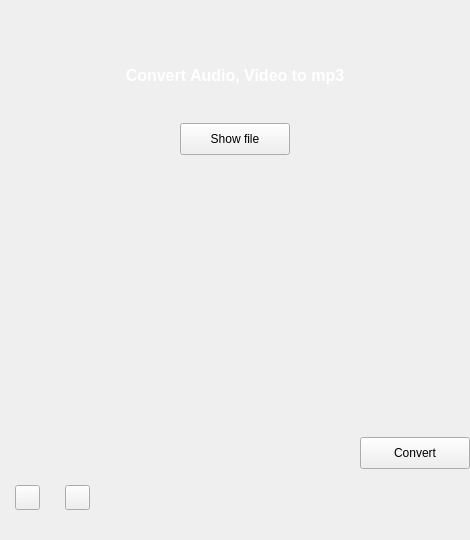
<?xml version="1.0" encoding="UTF-8"?>
<ui version="4.0">
 <class>MainWindow</class>
 <widget class="QMainWindow" name="MainWindow">
  <property name="geometry">
   <rect>
    <x>0</x>
    <y>0</y>
    <width>470</width>
    <height>540</height>
   </rect>
  </property>
  <property name="minimumSize">
   <size>
    <width>470</width>
    <height>540</height>
   </size>
  </property>
  <property name="acceptDrops">
   <bool>false</bool>
  </property>
  <property name="windowTitle">
   <string>MainWindow</string>
  </property>
  <widget class="QWidget" name="centralwidget">
   <property name="minimumSize">
    <size>
     <width>470</width>
     <height>540</height>
    </size>
   </property>
   <widget class="QWidget" name="totalWidget" native="true">
    <property name="geometry">
     <rect>
      <x>0</x>
      <y>0</y>
      <width>470</width>
      <height>520</height>
     </rect>
    </property>
    <property name="minimumSize">
     <size>
      <width>470</width>
      <height>520</height>
     </size>
    </property>
    <layout class="QVBoxLayout" name="verticalLayout">
     <item>
      <spacer name="verticalSpacer_2">
       <property name="orientation">
        <enum>Qt::Vertical</enum>
       </property>
       <property name="sizeType">
        <enum>QSizePolicy::Preferred</enum>
       </property>
       <property name="sizeHint" stdset="0">
        <size>
         <width>20</width>
         <height>34</height>
        </size>
       </property>
      </spacer>
     </item>
     <item>
      <widget class="QLabel" name="label">
       <property name="minimumSize">
        <size>
         <width>400</width>
         <height>25</height>
        </size>
       </property>
       <property name="font">
        <font>
         <pointsize>12</pointsize>
         <bold>true</bold>
        </font>
       </property>
       <property name="styleSheet">
        <string notr="true">color: rgb(255, 255, 255);</string>
       </property>
       <property name="text">
        <string>Convert Audio, Video to mp3</string>
       </property>
       <property name="alignment">
        <set>Qt::AlignCenter</set>
       </property>
      </widget>
     </item>
     <item>
      <layout class="QHBoxLayout" name="horizontalLayout_3">
       <item>
        <spacer name="horizontalSpacer_3">
         <property name="orientation">
          <enum>Qt::Horizontal</enum>
         </property>
         <property name="sizeHint" stdset="0">
          <size>
           <width>40</width>
           <height>20</height>
          </size>
         </property>
        </spacer>
       </item>
       <item>
        <widget class="QPushButton" name="showFileButton">
         <property name="minimumSize">
          <size>
           <width>110</width>
           <height>32</height>
          </size>
         </property>
         <property name="maximumSize">
          <size>
           <width>110</width>
           <height>32</height>
          </size>
         </property>
         <property name="text">
          <string>Show file</string>
         </property>
        </widget>
       </item>
       <item>
        <spacer name="horizontalSpacer_4">
         <property name="orientation">
          <enum>Qt::Horizontal</enum>
         </property>
         <property name="sizeHint" stdset="0">
          <size>
           <width>40</width>
           <height>20</height>
          </size>
         </property>
        </spacer>
       </item>
      </layout>
     </item>
     <item>
      <widget class="QWidget" name="dropWidget" native="true">
       <property name="minimumSize">
        <size>
         <width>450</width>
         <height>200</height>
        </size>
       </property>
      </widget>
     </item>
     <item>
      <spacer name="verticalSpacer">
       <property name="orientation">
        <enum>Qt::Vertical</enum>
       </property>
       <property name="sizeType">
        <enum>QSizePolicy::Preferred</enum>
       </property>
       <property name="sizeHint" stdset="0">
        <size>
         <width>20</width>
         <height>70</height>
        </size>
       </property>
      </spacer>
     </item>
     <item>
      <layout class="QHBoxLayout" name="horizontalLayout">
       <item>
        <spacer name="horizontalSpacer">
         <property name="orientation">
          <enum>Qt::Horizontal</enum>
         </property>
         <property name="sizeHint" stdset="0">
          <size>
           <width>298</width>
           <height>20</height>
          </size>
         </property>
        </spacer>
       </item>
       <item>
        <widget class="QPushButton" name="startButton">
         <property name="minimumSize">
          <size>
           <width>110</width>
           <height>32</height>
          </size>
         </property>
         <property name="maximumSize">
          <size>
           <width>110</width>
           <height>32</height>
          </size>
         </property>
         <property name="text">
          <string>Convert</string>
         </property>
        </widget>
       </item>
      </layout>
     </item>
     <item>
      <layout class="QHBoxLayout" name="horizontalLayout_2">
       <property name="spacing">
        <number>25</number>
       </property>
       <property name="leftMargin">
        <number>15</number>
       </property>
       <property name="topMargin">
        <number>10</number>
       </property>
       <property name="rightMargin">
        <number>10</number>
       </property>
       <property name="bottomMargin">
        <number>10</number>
       </property>
       <item>
        <widget class="QPushButton" name="settingsButton">
         <property name="sizePolicy">
          <sizepolicy hsizetype="Fixed" vsizetype="Fixed">
           <horstretch>0</horstretch>
           <verstretch>0</verstretch>
          </sizepolicy>
         </property>
         <property name="minimumSize">
          <size>
           <width>25</width>
           <height>25</height>
          </size>
         </property>
         <property name="maximumSize">
          <size>
           <width>25</width>
           <height>25</height>
          </size>
         </property>
         <property name="styleSheet">
          <string notr="true">border-image: url(:/images/settings_bg.png);</string>
         </property>
         <property name="text">
          <string/>
         </property>
        </widget>
       </item>
       <item>
        <widget class="QPushButton" name="helpButton">
         <property name="sizePolicy">
          <sizepolicy hsizetype="Fixed" vsizetype="Fixed">
           <horstretch>0</horstretch>
           <verstretch>0</verstretch>
          </sizepolicy>
         </property>
         <property name="minimumSize">
          <size>
           <width>25</width>
           <height>25</height>
          </size>
         </property>
         <property name="maximumSize">
          <size>
           <width>25</width>
           <height>25</height>
          </size>
         </property>
         <property name="styleSheet">
          <string notr="true">border-image: url(:/images/help_bg.png);</string>
         </property>
         <property name="text">
          <string/>
         </property>
        </widget>
       </item>
       <item>
        <spacer name="horizontalSpacer_2">
         <property name="orientation">
          <enum>Qt::Horizontal</enum>
         </property>
         <property name="sizeHint" stdset="0">
          <size>
           <width>40</width>
           <height>20</height>
          </size>
         </property>
        </spacer>
       </item>
      </layout>
     </item>
    </layout>
   </widget>
  </widget>
 </widget>
 <resources/>
 <connections/>
</ui>
